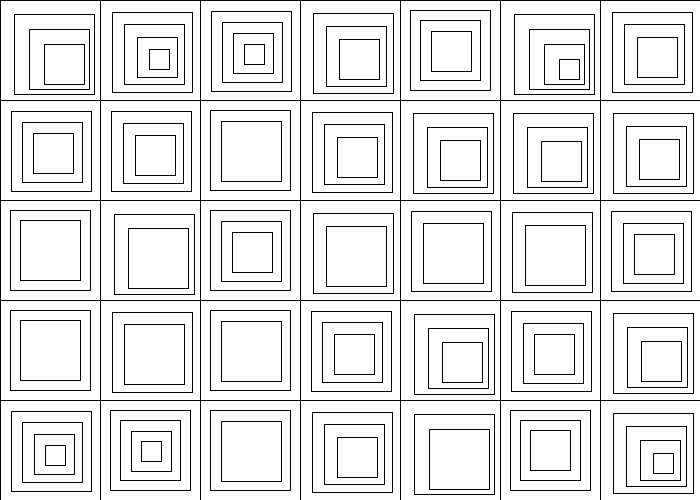
Frame 1 (no input)
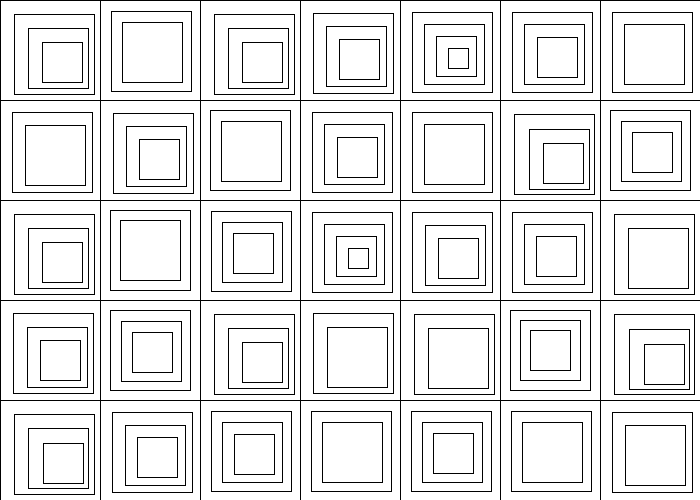
Frame 2 (the mouse pressed at the canvas centre, redrawn once)

The Processing sketch that drew these frames (run headless with seeded random() and noise(); the mouse was pressed at the canvas centre and the sketch redrawn once):

// Processing sketch: old_art
// ── old_art.pde
int total_squares_hori = 7;
int total_squares_verti = 5;
int big_square_length = 100;
int x;
int y;
int smallest_square_length = big_square_length/5;


void setup() {
  size(700, 500);
  background(255);
}

void draw() {
  noLoop();
  //making the grid with the big boxes
  strokeWeight(1);
  for (int i=0; i < total_squares_hori; i++) { //counting the number of squares drawn horizontally
    int x = i*big_square_length; // new x-axis point for next big square
    for (int w = 0; w < total_squares_verti; w++) { // counting the number of squares drawn vertically
      int y = w*big_square_length; // new y-axis point for next big square
      rect(x, y, big_square_length, big_square_length); // making the big square

      float new_x_point = random(x, x+big_square_length - smallest_square_length); //finding a random number for starting point of the smallest square
      float new_y_point = random(y, y+big_square_length - smallest_square_length);
      rect(new_x_point, new_y_point, 20, 20);

      // making the smaller squares
      float sq_num = random(10, 15);
      for (int k = 0; k < random(2, 5); k++) {
        rect(x+(k*sq_num), y+(k*sq_num), big_square_length-(k*20), big_square_length-(k*20));
      }

    }
  }
}
